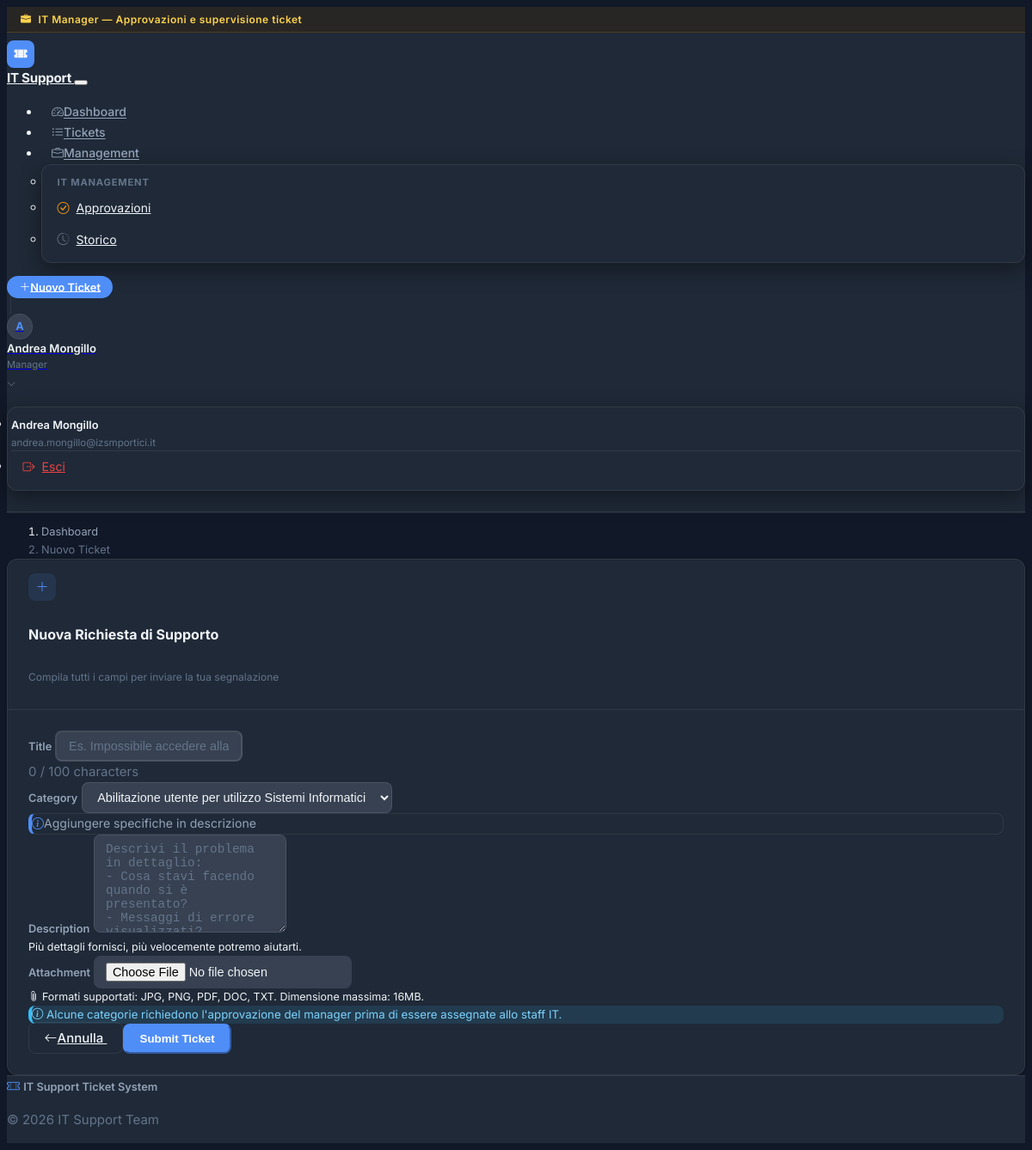
Screenshot of /tickets/create (signed in) with the database file from the repository.
### models.py (models this page shows, shortened)
class User(UserMixin, db.Model):
    __tablename__ = 'user'
    __table_args__ = {'extend_existing': True}
    id = db.Column(db.Integer, primary_key=True)
    username = db.Column(db.String(64), unique=True, nullable=False)
    email = db.Column(db.String(120), unique=True, nullable=False)
    password_hash = db.Column(db.String(256), nullable=False)
    role = db.Column(db.Enum(UserRole), default=UserRole.USER, nullable=False)
    department_id = db.Column(db.Integer, db.ForeignKey('department.id'))
    managed_department_id = db.Column(db.Integer, db.ForeignKey('department.id'), nullable=True)
    created_at = db.Column(db.DateTime, default=datetime.utcnow)
    is_active = db.Column(db.Boolean, default=True)
    created_tickets = db.relationship('Ticket', backref='creator', foreign_keys='Ticket.creator_id', lazy='dynamic')
    assigned_tickets = db.relationship('Ticket', backref='assignee', foreign_keys='Ticket.assignee_id', lazy='dynamic')
    approved_tickets = db.relationship('Ticket', backref='approver', foreign_keys='Ticket.approver_id', lazy='dynamic')
    comments = db.relationship('Comment', backref='author', lazy='dynamic')
    def is_admin(self):
        return self.role == UserRole.ADMIN
    def is_it(self):
        return self.role == UserRole.IT or self.role == UserRole.ADMIN
    def is_dept_manager(self):
        return self.role == UserRole.DEPT_MANAGER or self.role == UserRole.ADMIN
    def is_manager(self):
        return self.role == UserRole.MANAGER or self.role == UserRole.ADMIN

### routes.py (the view, shortened to what this page needs)
    @app.route('/tickets/create', methods=['GET', 'POST'])
    @login_required
    def ticket_create():
        form = TicketForm()
        categories = Category.query.all()
        categories_dict = {c.id: c.description for c in categories if c.description}
        return render_template('ticket_create.html', form=form, categories_dict=categories_dict)

### forms.py
class TicketForm(FlaskForm):
    title = StringField('Title', validators=[DataRequired(), Length(max=100)])
    description = TextAreaField('Description', validators=[DataRequired()])
    category_id = SelectField('Category', coerce=int, validators=[DataRequired()], render_kw={"class": "form-select"})
    attachment = FileField('Attachment', validators=[
        FileAllowed(['jpg', 'png', 'jpeg', 'gif', 'pdf', 'doc', 'docx', 'txt'], 'Images, PDFs, and documents only!')
    ])
    submit = SubmitField('Submit Ticket')
    def __init__(self, *args, **kwargs):
        super(TicketForm, self).__init__(*args, **kwargs)
        self.category_id.choices = [(c.id, c.name) for c in Category.query.order_by(Category.name).all()]

### models.py (called while the page is built)
@login_manager.user_loader
def load_user(user_id):
    return User.query.get(int(user_id))

### templates/ticket_create.html (shortened to what this page needs)
{% extends "base.html" %}
{% block content %}
<div class="animate-fade-in">
    <div class="row justify-content-center">
        <div class="col-lg-7">
            <nav aria-label="breadcrumb" class="mb-4">
                <ol class="breadcrumb">
                    <li class="breadcrumb-item"><a href="{{ url_for('dashboard') }}">Dashboard</a></li>
                    <li class="breadcrumb-item active">Nuovo Ticket</li>
                </ol>
            </nav>
            <div class="card">
                <div class="card-header">
                    <div class="d-flex align-items-center gap-2">
                        <div style="width:32px;height:32px;background:var(--color-accent-soft);border-radius:var(--radius-md);
                                    display:flex;align-items:center;justify-content:center">
                            <i class="bi bi-plus-lg" style="color:var(--color-accent)"></i>
                        </div>
                        <div>
                            <h5 class="mb-0 fw-bold" style="font-size:1rem">Nuova Richiesta di Supporto</h5>
                            <p class="mb-0" style="font-size:0.75rem; color:var(--text-muted)">
                                Compila tutti i campi per inviare la tua segnalazione
                            </p>
                        </div>
                    </div>
                </div>
                <div class="card-body">
                    <form method="POST" action="{{ url_for('ticket_create') }}" enctype="multipart/form-data">
                        <div class="mb-4">
                            {{ form.title.label(class="form-label") }}
                            {{ form.title(class="form-control", placeholder="Es. Impossibile accedere alla stampante di rete") }}
                        </div>
                        <div class="mb-4">
                            {{ form.category_id.label(class="form-label") }}
                            {{ form.category_id(class="form-select") }}
                            <div id="category-info-box" class="alert mt-3 mb-0 d-flex align-items-start gap-2 shadow-sm" style="display: none; transition: opacity 0.3s ease-in-out; opacity: 0; background: var(--surface-card); border: 1px solid var(--surface-border); border-left: 4px solid var(--color-accent);">
                                <i class="bi bi-info-circle flex-shrink-0 mt-1" style="color: var(--color-accent);"></i>
                                <div id="category-info-text" style="font-size: 0.88rem; color: var(--text-secondary); line-height: 1.5;">
                                </div>
                            </div>
                        </div>
                        <div class="mb-4">
                            {{ form.description.label(class="form-label") }}
                            {{ form.description(class="form-control", rows=6,
                                placeholder="Descrivi il problema in dettaglio:\n- Cosa stavi facendo quando si è presentato?\n- Messaggi di errore visualizzati?\n- Da quando si verifica?") }}
                            <div class="form-text" style="font-size:0.78rem">
                                Più dettagli fornisci, più velocemente potremo aiutarti.
                            </div>
                        </div>
                        <div class="mb-4">
                            {{ form.attachment.label(class="form-label") }}
                            {{ form.attachment(class="form-control") }}
                            <div class="form-text" style="font-size:0.78rem">
                                <i class="bi bi-paperclip me-1"></i>
                                Formati supportati: JPG, PNG, PDF, DOC, TXT. Dimensione massima: 16MB.
                            </div>
                        </div>
                        <div class="alert alert-info mb-4" style="font-size:0.83rem">
                            <i class="bi bi-info-circle me-2"></i>
                            Alcune categorie richiedono l'approvazione del manager prima di essere assegnate allo staff IT.
                        </div>
                        <div class="d-flex justify-content-between align-items-center gap-3">
                            <a href="{{ url_for('dashboard') }}" class="btn btn-action-secondary">
                                <i class="bi bi-arrow-left me-1"></i>Annulla
                            </a>
                            {{ form.submit(class="btn btn-action-primary") }}
                        </div>
                    </form>
                </div>
            </div>
        </div>
    </div>
</div>
{% endblock %}

### templates/base.html (shortened to what this page needs)
<!DOCTYPE html>
<html lang="it" data-bs-theme="dark">
<head>
    <link rel="stylesheet" href="https://cdn.replit.com/agent/bootstrap-agent-dark-theme.min.css">
    <link rel="stylesheet" href="https://cdn.jsdelivr.net/npm/bootstrap-icons@1.11.3/font/bootstrap-icons.min.css">
    <link rel="stylesheet" href="{{ url_for('static', filename='css/custom.css') }}">
</head>
<body class="d-flex flex-column min-vh-100 animate-fade-in">
    {% if current_user.is_authenticated %}
    {% if current_user.is_admin() %}
    <div class="role-context-bar admin-bar">
        <i class="bi bi-shield-lock-fill"></i>
        <span>Modalità Amministratore</span>
        <span class="ms-auto opacity-60">Accesso completo al sistema</span>
    </div>
    {% elif current_user.is_manager() %}
    <div class="role-context-bar manager-bar">
        <i class="bi bi-briefcase-fill"></i>
        <span>IT Manager — Approvazioni e supervisione ticket</span>
    </div>
    {% elif current_user.is_it() %}
    <div class="role-context-bar it-bar">
        <i class="bi bi-tools"></i>
        <span>IT Staff — Gestione e risoluzione ticket</span>
    </div>
    {% endif %}
    {% endif %}
    <header>
        <nav class="navbar navbar-expand-lg sticky-top">
            <div class="container">
                <a class="navbar-brand d-flex align-items-center gap-2" href="{{ url_for('index') }}">
                    <div class="navbar-brand-icon">
                        <i class="bi bi-ticket-perforated-fill text-white"></i>
                    </div>
                    <span>IT Support</span>
                </a>
                <button class="navbar-toggler border-0" type="button" data-bs-toggle="collapse"
                    data-bs-target="#navbarNav" aria-controls="navbarNav" aria-expanded="false"
                    aria-label="Toggle navigation">
                </button>
                <div class="collapse navbar-collapse" id="navbarNav">
                    {% if current_user.is_authenticated %}
                    <ul class="navbar-nav me-auto mb-2 mb-lg-0 gap-1">
                        <li class="nav-item">
                            <a class="nav-link {{ 'active' if request.endpoint == 'dashboard' }}"
                                href="{{ url_for('dashboard') }}">
                                <i class="bi bi-speedometer2 me-1"></i>Dashboard
                            </a>
                        </li>
                        <li class="nav-item">
                            <a class="nav-link {{ 'active' if request.endpoint == 'ticket_list' }}"
                                href="{{ url_for('ticket_list') }}">
                                <i class="bi bi-list-ul me-1"></i>Tickets
                            </a>
                        </li>
                        {% if current_user.is_dept_manager() or current_user.is_manager() %}
                        <li class="nav-item dropdown">
                            <a class="nav-link dropdown-toggle {{ 'active' if request.endpoint in ['department_manager_dashboard', 'approvals', 'manager_ticket_history'] }}"
                                href="#" id="managementDropdown" role="button" data-bs-toggle="dropdown"
                                aria-expanded="false">
                                <i class="bi bi-briefcase me-1"></i>Management
                            </a>
                            <ul class="dropdown-menu" aria-labelledby="managementDropdown">
                                {% if current_user.is_manager() %}
                                <li><span class="dropdown-header">IT Management</span></li>
                                <li>
                                    <a class="dropdown-item" href="{{ url_for('approvals') }}">
                                        <i class="bi bi-check-circle" style="color:var(--color-warning)"></i>Approvazioni
                                    </a>
                                </li>
                                <li>
                                    <a class="dropdown-item" href="{{ url_for('manager_ticket_history') }}">
                                        <i class="bi bi-clock-history" style="color:var(--color-neutral)"></i>Storico
                                    </a>
                                </li>
                                {% endif %}
                            </ul>
                        </li>
                        {% endif %}
                    </ul>
                    <div class="d-flex align-items-center gap-2">
                        <a href="{{ url_for('ticket_create') }}" class="btn btn-new-ticket btn-sm" id="nav-new-ticket">
                            <i class="bi bi-plus-lg me-1"></i>Nuovo Ticket
                        </a>
                        <div class="dropdown">
                            <a href="#" class="d-flex align-items-center gap-2 text-decoration-none"
                                id="userDropdown" data-bs-toggle="dropdown" aria-expanded="false">
                                <div class="user-avatar">{{ current_user.username[0]|upper }}</div>
                                <div class="d-none d-lg-block text-start lh-1">
                                    <div style="font-size:0.82rem; font-weight:600; color:var(--text-primary)">
                                        {{ current_user.username }}
                                    </div>
                                    <div style="font-size:0.7rem; color:var(--text-muted)">
                                        {{ current_user.role.value }}
                                    </div>
                                </div>
                                <i class="bi bi-chevron-down d-none d-lg-block" style="font-size:0.65rem; color:var(--text-muted)"></i>
                            </a>
                            <ul class="dropdown-menu dropdown-menu-end" aria-labelledby="userDropdown">
                                <li>
                                    <div class="px-3 py-2" style="border-bottom:1px solid var(--surface-border)">
                                        <div style="font-size:0.8rem; font-weight:600">{{ current_user.username }}</div>
                                        <div style="font-size:0.72rem; color:var(--text-muted)">{{ current_user.email if current_user.email else current_user.role.value }}</div>
                                    </div>
                                </li>
                                <li class="mt-1">
                                    <a class="dropdown-item" href="{{ url_for('logout') }}" style="color:var(--color-danger)">
                                        <i class="bi bi-box-arrow-right" style="color:var(--color-danger)"></i>Esci
                                    </a>
                                </li>
                            </ul>
                        </div>
                    </div>
                    {% endif %}
                </div>
            </div>
        </nav>
    </header>
    <main class="container py-4 flex-grow-1">
        {% block content %}{% endblock %}
    </main>
    <footer class="py-3 mt-auto" style="background:var(--surface-card); border-top:1px solid var(--surface-border)">
        <div class="container">
            <div class="d-flex flex-wrap justify-content-between align-items-center gap-2">
                <div class="d-flex align-items-center gap-2">
                    <i class="bi bi-ticket-perforated" style="color:var(--color-accent)"></i>
                    <span style="font-size:0.8rem; font-weight:600; color:var(--text-secondary)">IT Support Ticket System</span>
                </div>
                <p class="small mb-0" style="color:var(--text-muted)">&copy; 2026 IT Support Team</p>
            </div>
        </div>
    </footer>
</body>
</html>

### templates/base.html (style rules this page uses)
.navbar-brand { font-weight: 700; font-size: 0.95rem; letter-spacing: -0.3px; color: var(--text-primary) !important; }
.navbar-brand-icon { width: 32px; height: 32px; background: var(--color-accent); border-radius: 8px; display: flex; align-items: center; justify-content: center; font-size: 0.95rem; flex-shrink: 0; }
.btn-new-ticket { background: var(--color-accent); border-color: var(--color-accent); color: #fff; font-weight: 600; font-size: 0.8rem; padding: 0.35rem 0.9rem; border-radius: 20px; transition: all var(--transition); }
.user-avatar { width: 30px; height: 30px; background: var(--surface-elevated); border: 1px solid var(--surface-border); border-radius: 50%; display: flex; align-items: center; justify-content: center; font-weight: 700; font-size: 0.8rem; color: var(--color-accent); flex-shrink: 0; }

### rows the page displays
User: username "A", username "Andrea Mongillo", role.value "Manager", email "andrea.mongillo@izsmportici.it"
